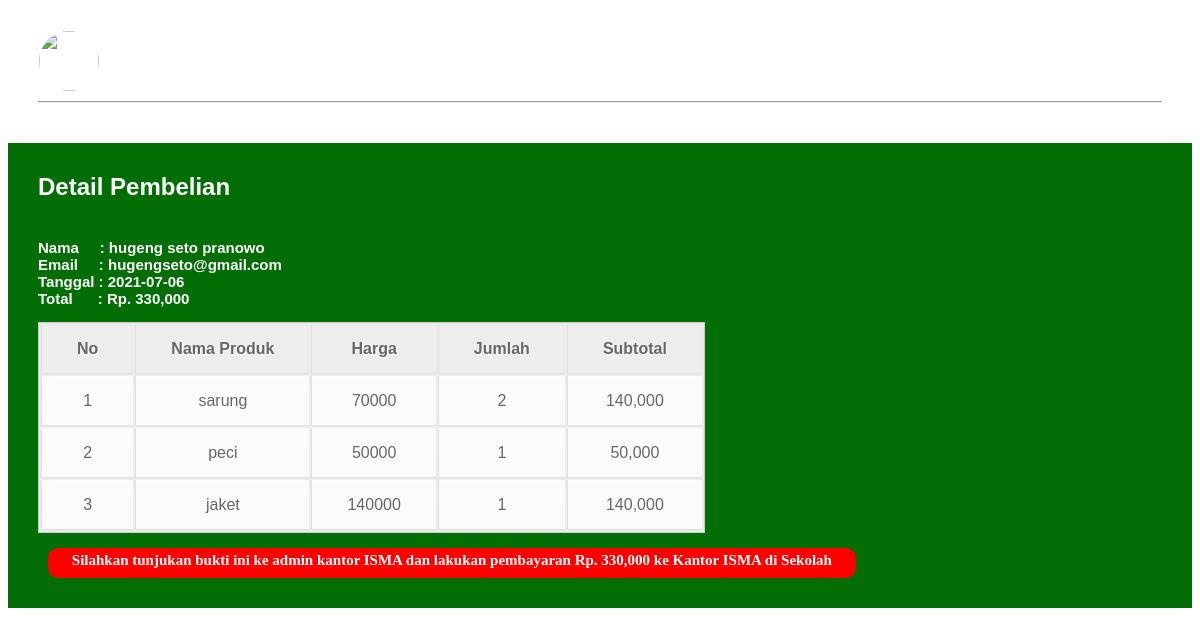
/nota.php?id=18 (signed in), run on the app's committed database.
### tables this page shows
CREATE TABLE `pembelian` (
  `id_pembelian` int(11) NOT NULL,
  `id` int(11) NOT NULL,
  `tanggal_pembelian` date NOT NULL,
  `total_pembelian` int(11) NOT NULL,
  `status` varchar(20) NOT NULL DEFAULT 'Belum Bayar'
);

CREATE TABLE `loginuser` (
  `id` int(11) NOT NULL,
  `username` varchar(255) NOT NULL,
  `password` varchar(255) NOT NULL,
  `email` varchar(100) NOT NULL,
  `nama` varchar(50) NOT NULL,
  `NIS` int(25) NOT NULL,
  `kelas` varchar(50) NOT NULL,
  `alamat` text NOT NULL,
  `NoWA` char(100) NOT NULL
);

CREATE TABLE `pembelian_produk` (
  `id_pembelian_produk` int(11) NOT NULL,
  `id_pembelian` int(11) NOT NULL,
  `id_produk` int(11) NOT NULL,
  `jumlah` int(100) NOT NULL
);

CREATE TABLE `produk` (
  `id_produk` int(11) NOT NULL,
  `namaBRG` varchar(100) NOT NULL,
  `hargaBRG` int(100) NOT NULL,
  `stok` int(100) NOT NULL,
  `gambar` varchar(50) NOT NULL,
  `deskripsi` text NOT NULL
);

### nota.php (the view, shortened to what this page needs)
<?php
include "config.php";
?>
<html>
  <head>
    <link rel="stylesheet" href="style.css">
  </head>
  <body>
  <div class="container">
    <header>
      <div class="judul">
        <img src="img/logo2.jpg" alt="">
    </div>
    </header>
    <p>IKATAN SANTRI MA'HAD AS-SALAM</p>
    <hr>
    </div>
      <section class ="konten">
          <h2>Detail Pembelian</h2>
<?php
	$ambil = $koneksi->query("SELECT * FROM pembelian JOIN loginuser
		ON pembelian.id=loginuser.id
		WHERE pembelian.id_pembelian='$_GET[id]'");
	$detail = $ambil->fetch_assoc();
	?>
		<?php print_r($detail); ?>
	<p>
	<strong>Nama &nbsp;&nbsp;&nbsp;&nbsp;: <?php echo $detail['nama']; ?></strong><br>
		Email &nbsp;&nbsp;&nbsp;&nbsp;: <?php echo $detail['email']; ?><br>
		Tanggal : <?php echo $detail['tanggal_pembelian']; ?><br>
		Total &nbsp;&nbsp;&nbsp;&nbsp;&nbsp;: Rp. <?php echo number_format($detail['total_pembelian']);?>
	</p>
	<table class="table table-bordered">
 	<thead>
 		<tr>
 			<th>No</th>
 			<th>Nama Produk</th>
 			<th>Harga</th>
 			<th>Jumlah</th>
 			<th>Subtotal</th>
 		</tr>
 	</thead>
 	<tbody>
 		<?php $nomor=1; ?>
 		<?php $ambil=$koneksi->query("SELECT * FROM pembelian_produk
 		JOIN produk ON pembelian_produk.id_produk = produk.id_produk
 		WHERE pembelian_produk.id_pembelian='$_GET[id]'"); ?>
 		<?php while($pecah=$ambil->fetch_assoc()){ ?>
 		<tr>
 			<td><?php echo $nomor; ?></td>
 			<td><?php echo $pecah['namaBRG']; ?></td>
 			<td><?php echo $pecah['hargaBRG']; ?></td>
 			<td><?php echo number_format($pecah['jumlah']); ?></td>
 			<td>
 				<?php echo number_format($pecah['hargaBRG']*$pecah['jumlah']); ?>
 				</td>
 		</tr>
 		<?php $nomor++; ?>
 		<?php } ?>
 	</tbody>
 </table>
					<div id="peringatanbayar">
						<p>
							Silahkan tunjukan bukti ini ke admin kantor ISMA dan lakukan pembayaran Rp. <?php echo number_format($detail['total_pembelian']); ?> ke <strong>Kantor ISMA di Sekolah</strong>
						</p>
					</div>
      </section>
  </body>
</html>

### style.css (style rules this page uses)
body { font-family: sans-serif; background: url('img/latar.jpg'); background-size: cover; }
header { margin-bottom: 30px; }
header .judul img { float: left; height: 60px; border:1px solid transparent; border-radius: 32px; margin-right: 13px; }
p { font-size: 25px; font-family: 'Times New Roman', Times, serif; color: #fff; font-weight: bold; padding-top: 18px; }
.container { position: relative; margin-bottom: 40px; margin-left: 30px; margin-right: 30px; }

### nota.php (style rules this page uses)
h2 { color: #fff; }
.konten { padding-left:30px; padding-bottom: 30px; padding-top: 10px; background-color: #026E05; }
.konten p { font-size:15px; font-family:Arial, Helvetica, sans-serif; }
#peringatanbayar { margin: 0px; margin-left:10px; width: 70%; height: 30px; background-color: red; border-radius: 10px; }
#peringatanbayar p { font-size: 15px; padding-top: 4px; text-align: center; font-family: cursive; }
table { font-family: Arial, Helvetica, sans-serif; color: #666; text-shadow: 1px 1px 0px #fff; background: #eaebec; border: #ccc 1px solid; }
table th { padding: 15px 35px; border-left: 1px solid #e0e0e0; border-bottom: 1px solid #e0e0e0; background: #ededed; }
table tr { text-align: center; padding-left: 20px; }
table td { padding: 15px 35px; border-top: 1px solid #ffffff; border-bottom: 1px solid #e0e0e0; border-left: 1px solid #e0e0e0; background: #fafafa; background: -webkit-gradient(linear, left top, left bottom, from(#fbfbfb), to(#fafafa)); background: -moz-linear-gradient(top, #fbfbfb, #fafafa); }

### data on the page
pembelian: loginuser.nama "hugeng seto pranowo", loginuser.email "hugengseto@gmail.com", tanggal_pembelian "2021-07-06", total_pembelian "330,000"
pembelian_produk: id_produk.namaBRG "sarung", id_produk.hargaBRG "70000", jumlah "2", $pecah['hargaBRG']*$pecah['jumlah'] "140,000"
pembelian_produk: id_produk.namaBRG "peci", id_produk.hargaBRG "50000", jumlah "1", $pecah['hargaBRG']*$pecah['jumlah'] "50,000"
pembelian_produk: id_produk.namaBRG "jaket", id_produk.hargaBRG "140000", jumlah "1", $pecah['hargaBRG']*$pecah['jumlah'] "140,000"
